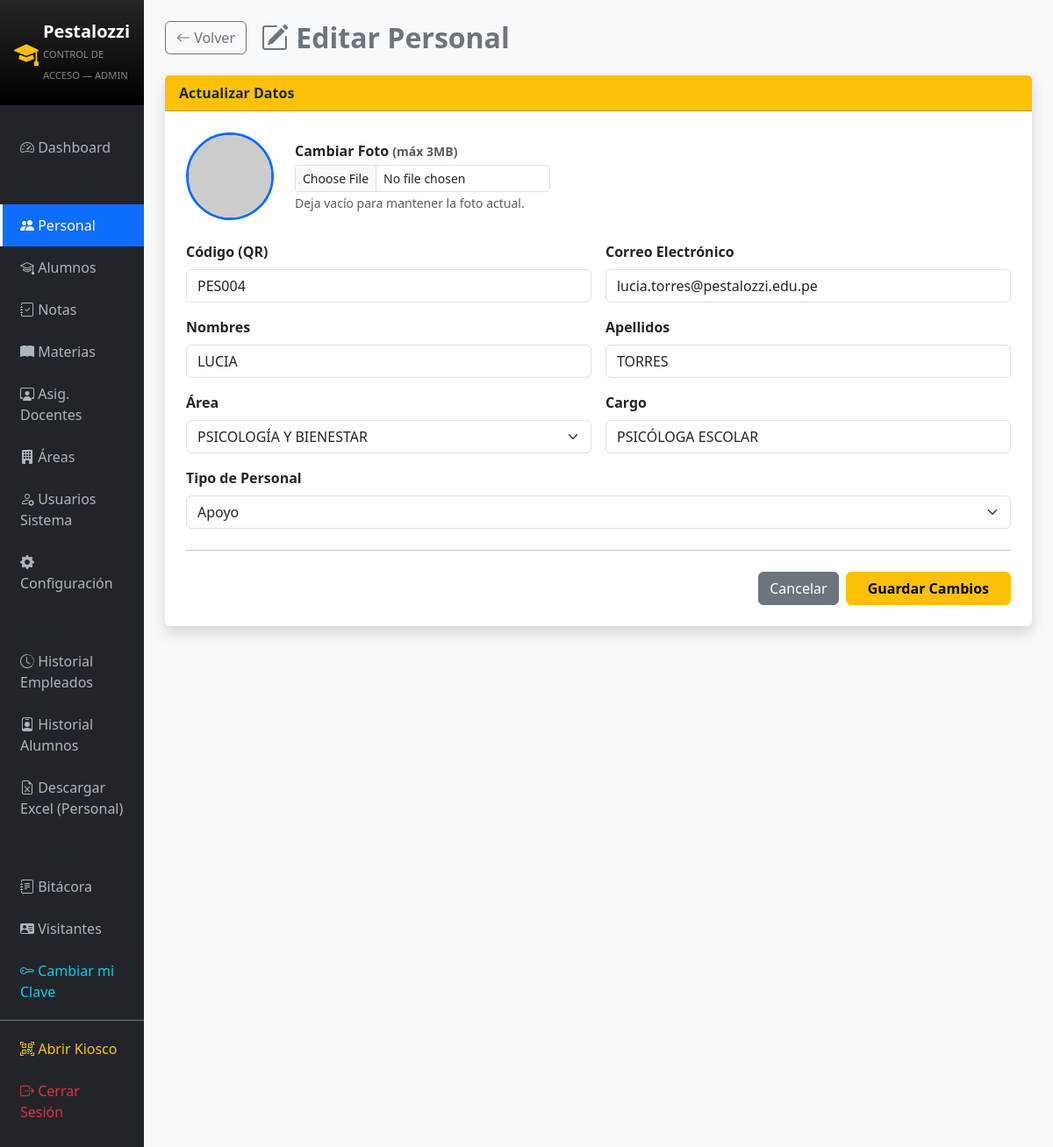
Screenshot of /public/index.php?c=Employee&a=edit&id=4 (signed in) with the database file from the repository.
### tables this page shows
CREATE TABLE IF NOT EXISTS `personal` (
  `id` int NOT NULL AUTO_INCREMENT,
  `codigo` varchar(20) NOT NULL COMMENT 'Código único del personal (usado en QR)',
  `nombres` varchar(100) NOT NULL,
  `apellidos` varchar(100) NOT NULL,
  `correo` varchar(100) DEFAULT NULL,
  `contrasena` varchar(255) DEFAULT NULL,
  `area_id` int DEFAULT NULL,
  `cargo` varchar(100) DEFAULT NULL,
  `tipo_personal` enum('docente','administrativo','apoyo') DEFAULT 'administrativo',
  `foto` varchar(255) DEFAULT 'default.png',
  `estado` enum('activo','inactivo') DEFAULT 'activo',
  `fecha_registro` datetime DEFAULT CURRENT_TIMESTAMP,
  PRIMARY KEY (`id`),
  UNIQUE KEY `codigo` (`codigo`),
  KEY `area_id` (`area_id`),
  CONSTRAINT `personal_ibfk_1` FOREIGN KEY (`area_id`) REFERENCES `areas` (`id`)
);

CREATE TABLE IF NOT EXISTS `areas` (
  `id` int NOT NULL AUTO_INCREMENT,
  `nombre` varchar(100) NOT NULL,
  `tipo` enum('academica','administrativa','apoyo') DEFAULT 'academica',
  `estado` enum('activo','inactivo') DEFAULT 'activo',
  PRIMARY KEY (`id`)
);

### app/models/Employee.php (called while the page is built, shortened)
<?php
class Employee {
    private $conn;
    private $tabla = "personal";
    public function __construct($db) {
        $this->conn = $db;
    }
    public function getById($id) {
        $query = "SELECT * FROM " . $this->tabla . " WHERE id = :id LIMIT 1";
        $stmt = $this->conn->prepare($query);
        $stmt->bindParam(':id', $id);
        $stmt->execute();
        return $stmt->fetch(PDO::FETCH_ASSOC);
    }
}
?>

### app/config/db.php (called while the page is built, shortened)
<?php
class Database {
    private $host     = "localhost";
    private $db_name  = "pestalozzi_db";
    private $username = "root";
    private $password = "";
    public function getConnection() {
        $this->conn = null;
        try {
            $this->conn = new PDO(
                "mysql:host=" . $this->host . ";dbname=" . $this->db_name . ";charset=utf8mb4",
                $this->username,
                $this->password,
                [
                    PDO::ATTR_ERRMODE            => PDO::ERRMODE_EXCEPTION,
                    PDO::ATTR_DEFAULT_FETCH_MODE => PDO::FETCH_ASSOC,
                    PDO::ATTR_EMULATE_PREPARES   => false,
                ]
            );
            $this->conn->exec("SET time_zone = '-05:00'");
        } catch (PDOException $e) {
            error_log("Error de conexión BD: " . $e->getMessage());
            http_response_code(500);
            die("
            <div style='font-family:sans-serif;text-align:center;padding:60px;background:#fff3cd;border:2px solid #ffc107;border-radius:10px;max-width:500px;margin:100px auto'>
                <h2 style='color:#856404'>⚠️ Sin conexión a la base de datos</h2>
                <p>Verifica que MySQL esté activo y que la BD <b>pestalozzi_db</b> exista.</p>
                <p><small>Abre <b>public/diagnostico.php</b> para más detalles.</small></p>
            </div>");
        }
        return $this->conn;
    }
}
?>

### app/views/employees/edit.php (the view, shortened to what this page needs)
<!DOCTYPE html>
<html lang="es">
<head>
    <link href="https://cdn.jsdelivr.net/npm/bootstrap@5.3.0/dist/css/bootstrap.min.css" rel="stylesheet">
    <link rel="stylesheet" href="https://cdn.jsdelivr.net/npm/bootstrap-icons@1.10.0/font/bootstrap-icons.css">
</head>
<body class="bg-light">
<div class="d-flex">
    <?php require_once '../app/views/layouts/sidebar.php'; ?>
    <div class="flex-grow-1 p-4" style="height:100vh;overflow-y:auto;">
        <div class="d-flex align-items-center mb-4">
            <a href="?c=Employee" class="btn btn-outline-secondary me-3"><i class="bi bi-arrow-left"></i> Volver</a>
            <h2 class="mb-0 fw-bold text-secondary"><i class="bi bi-pencil-square"></i> Editar Personal</h2>
        </div>
        <div class="card shadow border-0">
            <div class="card-header bg-warning text-dark fw-bold">Actualizar Datos</div>
            <div class="card-body p-4">
                <form action="?c=Employee&a=update_data" method="POST" enctype="multipart/form-data">
                    <div class="row g-3">
                        <div class="col-12 d-flex align-items-center gap-4 mb-2">
                            <?php
                                $fotoActual = (!empty($emp['foto']) && $emp['foto'] !== 'default.png' && file_exists(__DIR__ . '/../../../public/uploads/' . $emp['foto']))
                                    ? 'uploads/' . $emp['foto']
                                    : 'https://ui-avatars.com/api/?name=' . urlencode($emp['nombres'] . '+' . $emp['apellidos']) . '&background=0d6efd&color=fff&size=100';
                            ?>
                            <img id="fotoPreview" src="<?php echo $fotoActual; ?>" alt="foto actual">
                            <div>
                                <label class="form-label fw-bold mb-1">Cambiar Foto <small class="text-muted">(máx 3MB)</small></label>
                                <input type="file" name="foto" class="form-control form-control-sm" accept="image/*"
                                       onchange="previewFoto(this)">
                                <small class="text-muted">Deja vacío para mantener la foto actual.</small>
                            </div>
                        </div>
                        <div class="col-md-6">
                            <label class="form-label fw-bold">Código (QR)</label>
                            <input type="text" name="employee_code" class="form-control" required
                                   value="<?php echo htmlspecialchars($emp['codigo']); ?>">
                        </div>
                        <div class="col-md-6">
                            <label class="form-label fw-bold">Correo Electrónico</label>
                            <input type="email" name="email" class="form-control" required
                                   value="<?php echo htmlspecialchars($emp['correo']); ?>">
                        </div>
                        <div class="col-md-6">
                            <label class="form-label fw-bold">Nombres</label>
                            <input type="text" name="first_name" class="form-control" required
                                   value="<?php echo htmlspecialchars($emp['nombres']); ?>">
                        </div>
                        <div class="col-md-6">
                            <label class="form-label fw-bold">Apellidos</label>
                            <input type="text" name="last_name" class="form-control" required
                                   value="<?php echo htmlspecialchars($emp['apellidos']); ?>">
                        </div>
                        <div class="col-md-6">
                            <label class="form-label fw-bold">Área</label>
                            <select name="department_id" class="form-select">
                                <?php foreach ($departments as $dept): ?>
                                    <option value="<?php echo $dept['id']; ?>"
                                        <?php echo ($dept['id'] == $emp['area_id']) ? 'selected' : ''; ?>>
                                        <?php echo $dept['nombre']; ?>
                                    </option>
                                <?php endforeach; ?>
                            </select>
                        </div>
                        <div class="col-md-6">
                            <label class="form-label fw-bold">Cargo</label>
                            <input type="text" name="position" class="form-control" required
                                   value="<?php echo htmlspecialchars($emp['cargo']); ?>">
                        </div>
                        <div class="col-md-12">
                            <label class="form-label fw-bold">Tipo de Personal</label>
                            <select name="tipo_personal" class="form-select">
                                <option value="apoyo"          <?php echo ($emp['tipo_personal']==='apoyo')          ? 'selected' : ''; ?>>Apoyo</option>
                            </select>
                        </div>
                    </div>
                    <hr class="my-4">
                    <div class="d-flex justify-content-end">
                        <a href="?c=Employee" class="btn btn-secondary me-2">Cancelar</a>
                        <button type="submit" class="btn btn-warning fw-bold px-4">Guardar Cambios</button>
                    </div>
                </form>
            </div>
        </div>
    </div>
</div>
</body>
</html>

### app/views/employees/edit.php (style rules this page uses)
#fotoPreview { width:100px;height:100px;object-fit:cover;border-radius:50%;border:3px solid #0d6efd; }

### rows the page displays
personal: employee_code "PES004", email "lucia.torres@pestalozzi.edu.pe", first_name "LUCIA", last_name "TORRES", department_id "PSICOLOGÍA Y BIENESTAR", position "PSICÓLOGA ESCOLAR", tipo_personal "Apoyo"

### other values shown
$_SESSION['role'] "ADMIN"
